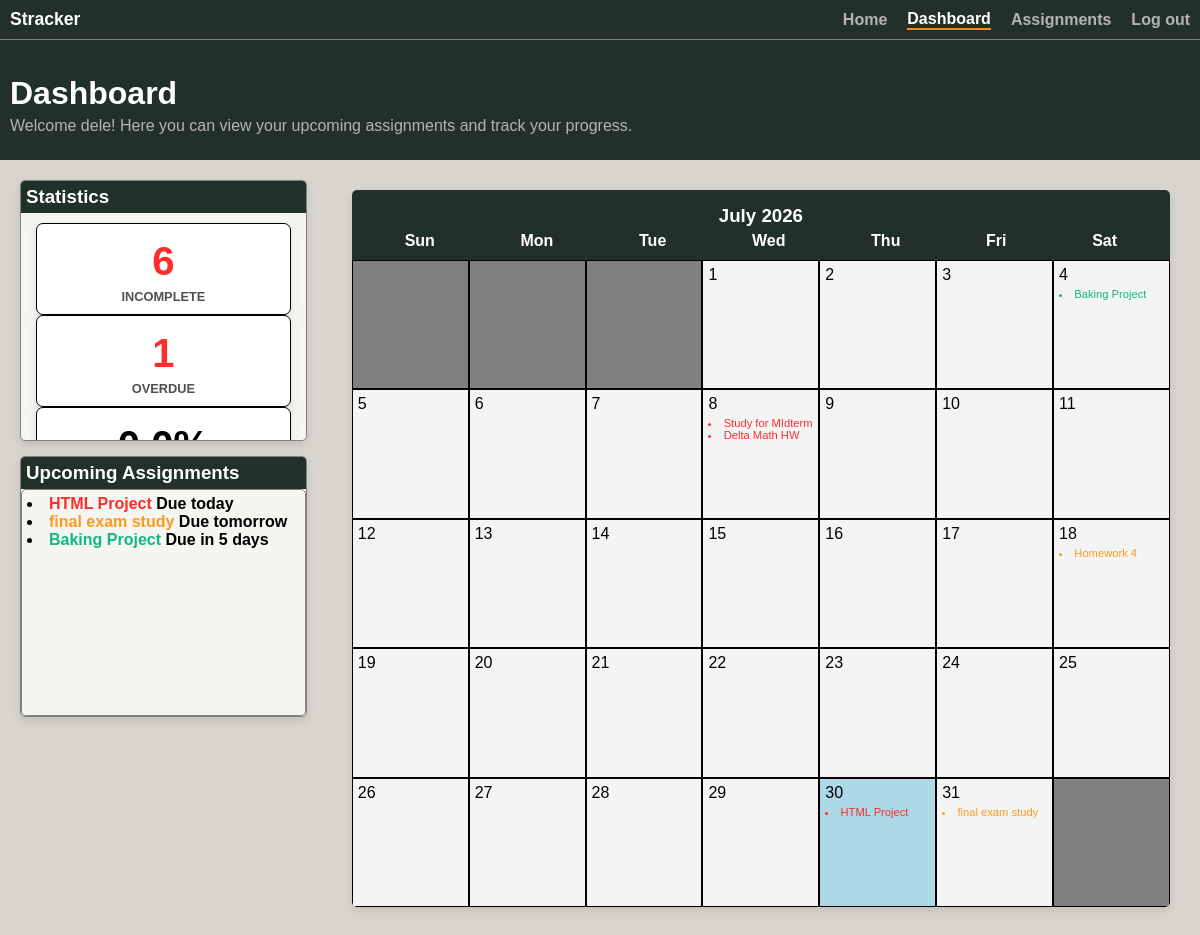
Page /dashboard (signed in) on the earlier database version.
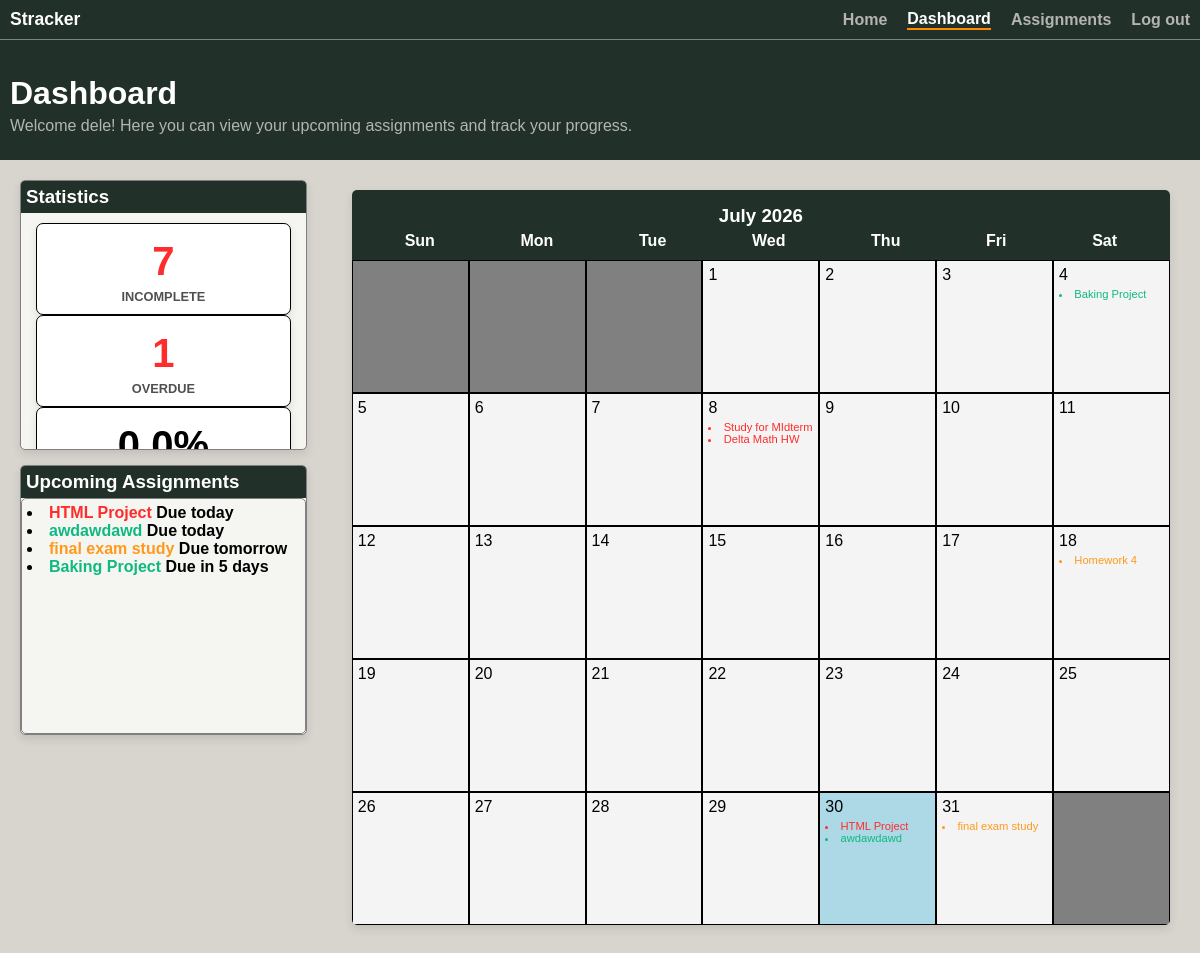
Same page on the later database version.
### app/models.py (models this page shows, shortened)
class Assignment(db.Model):
    id = db.Column(db.Integer, primary_key=True)
    name = db.Column(db.String(150))
    course = db.Column(db.String(150))
    priority = db.Column(db.String(10))
    due_date = db.Column(db.Date)
    notes = db.Column(db.String(1000))
    completion_status = db.Column(db.Boolean, default=False)
    student = db.Column(db.Integer, db.ForeignKey('user.id'))
    def days_until_due(self):
        try:
            return (self.due_date - date.today()).days
        except ValueError:
            return 9999
    def due_label(self):
        days = self.days_until_due()
        if self.completion_status:
            return "Completed"
        elif days < -1:
            return f"Overdue by {abs(days)}d"
        elif days == -1:
            return f"Due yesterday"
        elif days == 0:
            return "Due today"
        elif days == 1:
            return "Due tomorrow"
        elif 1 < days <= 6:
            return f"Due in {days} days"
        elif days ==7:
            return "Due in 1 week"
        else:
            return f"Due date: {self.due_date.strftime('%m/%d/%Y')}"

### app/dashboard/routes.py (the view)
@views.route("/dashboard", methods=["GET", "POST"])
@login_required
def dashboard():
    stats = {
        "completed": sum(1 for assignment in current_user.assignments if assignment.completion_status),
        "incomplete": sum(1 for assignment in current_user.assignments if not assignment.completion_status),
        "rate": round((sum(1 for assignment in current_user.assignments if assignment.completion_status) / len(current_user.assignments) * 100), 2) if current_user.assignments else 0,
        "overdue": sum(1 for assignment in current_user.assignments if assignment.days_until_due() < 0 and not assignment.completion_status)
    }
    today = int(datetime.now().strftime("%d"))
    upcoming_assignments = sorted([assignment for assignment in current_user.assignments if 0 <= assignment.days_until_due() <= 7], key = lambda a: a.days_until_due())
    month_info = get_month_info()
    try:
        assignments = [(assignment.name, int(assignment.due_date.strftime("%d")), assignment.priority) for assignment in current_user.assignments if not assignment.completion_status ]
    except Exception:
        assignments = "Error happened"
    return render_template("dashboard.html", user=current_user, stats = stats, today = today, current_month_calendar = month_info, assignments = assignments, upcoming_assignments = upcoming_assignments)

### app/__init__.py (called while the page is built)
def create_app():
    app = Flask(__name__)
    app.config['SECRET_KEY'] = os.environ.get("SECRET_KEY")
    app.config['SQLALCHEMY_DATABASE_URI'] = DATABASE_URL or 'sqlite:///database.db'
    db.init_app(app)
    from app.auth.routes import auth
    from app.dashboard.routes import views
    app.register_blueprint(auth, url_prefix="/auth")
    app.register_blueprint(views, url_prefix="/")
    from .models import User, Assignment
    login_manager = LoginManager()
    login_manager.login_view = "auth.login"
    login_manager.init_app(app)
    @login_manager.user_loader
    def load_user(id):
        return User.query.get(int(id))
    if not path.exists('app/' + "database.db"):
        with app.app_context():
            db.create_all()
        print('Created Database!')
    return app

### app/templates/dashboard.html (shortened to what the changed rows need)
{% extends "index.html" %}
{% block content %}
    <header>
        <h1>Dashboard</h1>
    </header>
    <div id="dashboard">
        <div id="side-bars">
            <div class="statistics-container box-shadow">
                <div id="statistics">
                    <div class="box box-shadow"><h2 class="center red-text">{{ stats.incomplete }}</h2><p class="center gray-text">INCOMPLETE</p></div>
                    <div class="box box-shadow"><h2 class="center red-text">{{ stats.overdue }}</h2><p class="center gray-text">OVERDUE</p></div>
                    <div class="box box-shadow"><h2 class="center">{{ stats.rate }}%</h2><p class="center gray-text">COMPLETION RATE</p></div>
                </div>
            </div>
            <div class="statistics-container box-shadow">
                <div id="upcoming-assignments">
                    <ul>
                    {% for assignment in upcoming_assignments %}
                    {% if assignment.priority == "High" and not assignment.completion_status %}
                        <li class="mini-assignment"><span class="red-text">{{ assignment.name + " "}}</span><span>{{assignment.due_label()}}</span></li>
                    {% elif assignment.priority == "Medium" and not assignment.completion_status %}
                        <li class="mini-assignment"><span class="orange-text">{{ assignment.name + " " }}</span><span>{{assignment.due_label()}}</span></li>
                    {% elif assignment.priority == "Low" and not assignment.completion_status %}
                        <li class="mini-assignment"><span class="green-text">{{ assignment.name + " " }}</span><span>{{assignment.due_label()}}</span></li>
                    {% endif %}
                    {% endfor %}
                    </ul>
                </div>
            </div>
        </div>
        <div id="calender" class="box-shadow">
            <div class="month">
                <div id="calender-grid">
                    {% for week in current_month_calendar[0] %}
                    <div class="calendar-week">
                        {% for day in week %}
                        {% if day == 0 %}
                        <div class="no-day calendar-day">&nbsp;</div>
                        {% elif today == day %}
                        <div class="calendar-day current-day">
                            {{ day }}
                            <ul>
                                {% for assignment in assignments %}
                                {% if assignment[1] == day %}
                                    {% if assignment[2] == "High" %}
                                    <li class="red-text">{{ assignment[0] }}</li>
                                    {% elif assignment[2] == "Medium" %}
                                    <li class="orange-text">{{ assignment[0] }}</li>
                                    {% else %}
                                    <li class="green-text">{{ assignment[0] }}</li>
                                    {% endif %}
                                {% endif %}
                                {% endfor %}
                            </ul>
                        </div>
                        {% else %}
                        <div class="calendar-day">
                            {{ day }}
                            <ul>
                                {% for assignment in assignments %}
                                {% if assignment[1] == day %}
                                    {% if assignment[2] == "High" %}
                                    <li class="red-text">{{ assignment[0] }}</li>
                                    {% elif assignment[2] == "Medium" %}
                                    <li class="orange-text">{{ assignment[0] }}</li>
                                    {% else %}
                                    <li class="green-text">{{ assignment[0] }}</li>
                                    {% endif %}
                                {% endif %}
                                {% endfor %}
                            </ul>
                        </div>
                        {% endif %}
                        {% endfor %}
                    </div>
                    {% endfor %}
                </div>
            </div>
        </div>
    </div>
{% endblock %}

Differences in the rows shown:
added Assignment: name "awdawdawd", due_label "Due today"
Other differences:
{{ stats.incomplete }}: "6" → "7"
